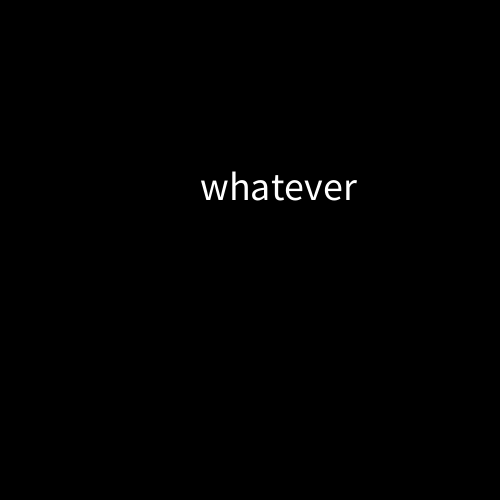
Frame 1 (no input)
Frame 60 (the mouse pressed at the canvas centre just before this capture): identical to frame 1, image omitted
Frame 120 (the mouse held since frame 60 and released just before this capture): identical to frame 1, image omitted

The Processing sketch that drew this single still picture (run headless with seeded random() and noise(); from frame 60 on, the mouse is pressed at the canvas centre):

// Processing sketch: strings
// ── strings.pde
String mytext;
char c;

void setup() {
  size(500,500);
  mytext = "whatever";  
}

void draw() {  
  background(0);
  textSize(40);  
  text(mytext, 200,200);  
}
